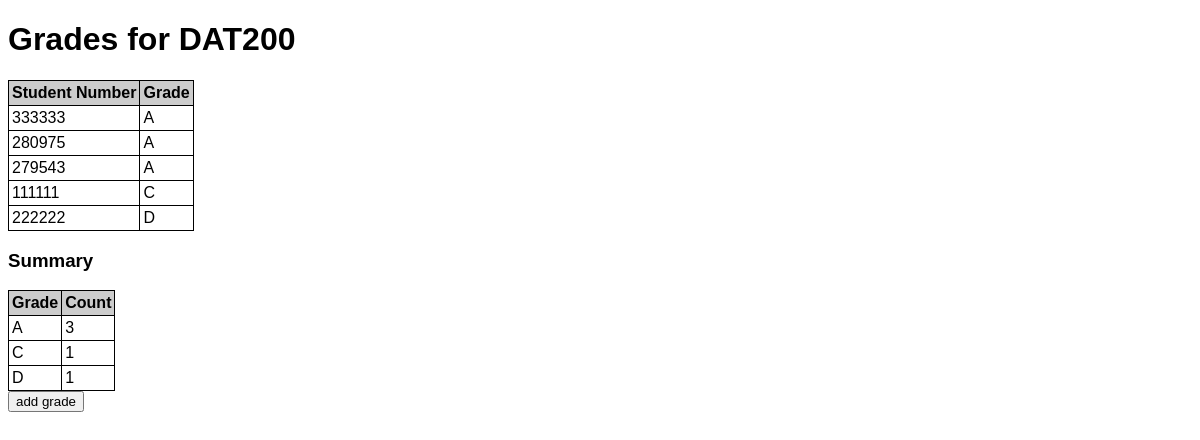
Screenshot of /course/DAT200 with the database file from the repository.
### tables this page shows
CREATE TABLE grades (
                                id INTEGER PRIMARY KEY,
                                student_no INTEGER NOT NULL,
                                course_id TEXT NOT NULL,
                                grade TEXT NOT NULL,
                                FOREIGN KEY (student_no) REFERENCES students (student_no),
                                FOREIGN KEY (course_id) REFERENCES courses (id)
                            );

### app.py (the view)
@app.route("/course/<course_code>")
def coursepage(course_code):
    db=get_db()
    return render_template("course.html",
                           course_code=course_code,
                           grades=set.get_grades_by_course(db,course_code),
                           summary=set.get_course_summary(db,course_code))

### app.py (called while the page is built)
def get_db():
    if not hasattr(g, "_database"):
        print("create connection")
        g._database = sqlite3.connect(DATABASE)
    return g._database

@app.teardown_appcontext
def teardown_db(error):
    db = getattr(g, '_database', None)
    if db is not None:
        print("close connection")
        db.close()

### setup_db.py (called while the page is built)
def get_grades_by_course(conn,course_code):
    cur = conn.cursor()
    cur.execute("SELECT student_no,grade FROM grades WHERE course_id=? ORDER BY grade ASC",(course_code,))
    grades = []
    for (student_no,grade) in cur:
        grades.append({
            "student_no": student_no,
            "grade": grade
            })
    return grades

def get_course_summary(conn,course_code):
    cur = conn.cursor()
    cur.execute("SELECT grade,COUNT(grade) FROM grades WHERE course_id=? GROUP BY grade ORDER BY grade",(course_code,))
    summary = []
    for (grade,count) in cur:
        summary.append({
            "grade": grade,
            "count": count
            })
    return summary

### templates/course.html (shortened to what this page needs)
{% extends "base.html" %}
{% block content %}
    <h1>Grades for {{course_code}}</h1>
            <table>
                <thead>
                    <tr>
                        <th>Student Number</th>
                        <th>Grade</th>
                    </tr>
                </thead>
                <tbody>
            {% for grade in grades%}
            <tr>
                <td>{{grade.student_no}} </td>
                <td> {{grade.grade}}</td>
            </tr>
            {% endfor %}
            </tbody>
            </table>
            <h3>Summary</h3><table>
                <thead>
                <tr><th>Grade</th><th>Count</th></tr>
                </thead>
                <tbody>
                {% for summ in summary %}
                <tr>
                    <td> {{summ.grade}}</td>
                    <td>{{summ.count}}</td>
                </tr>
                {% endfor %}
                </tbody>
                </table>
    <form action="/add_grade" method="get">
        <input type="submit" value="add grade">
    </form>
{% endblock %}

### static/style.css (style rules this page uses)
* { font-family: Verdana, Arial, sans-serif; }
table { border-collapse: collapse; }
th { background-color: #cccccc; text-align: left; }
td, th { border: 1px solid black; padding: 3px; }

### rows the page displays
grades: student_no "333333", grade "A"
grades: student_no "280975", grade "A"
grades: student_no "279543", grade "A"
grades: student_no "111111", grade "C"
grades: student_no "222222", grade "D"

### other values shown
{{ course_code }} "DAT200"
{{ summ.grade }} "A" "C" "D"
{{ summ.count }} "3" "1" "1"
